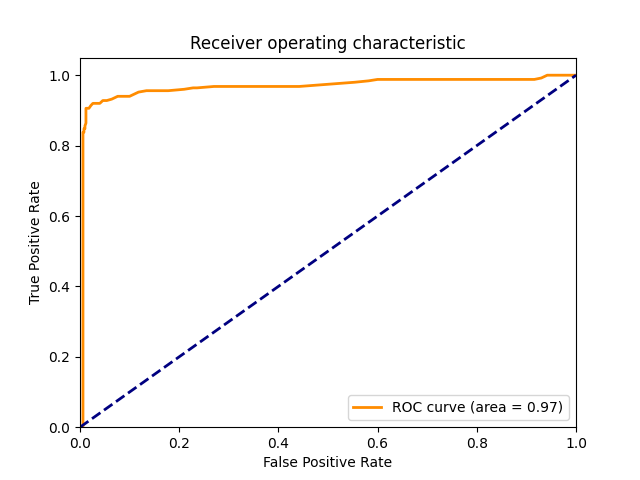
#> input picture code/model/my_roc_test.png, 640 x 480 px
$ python -i ImageProcessing.py   (imports and definitions only)
#> lines starting #> are read from the running program, lines starting #| are printed output that depends on the picture
import cv2  # opencv库
import cv2
import os


def RemoveBlackEdge(imgpath):
    image = cv2.imread(imgpath)

    b = cv2.threshold(image, 15, 255, cv2.THRESH_BINARY)  # 调整裁剪效果
    binary_image = b[1]  # 二值图--具有三通道
    binary_image = cv2.cvtColor(binary_image, cv2.COLOR_BGR2GRAY)

    row = binary_image.shape[0]  # row指行，第几行，也就是height
    # print("高度x=",x)
    column = binary_image.shape[1]  # column指列，第几列，也就是width
    # print("宽度y=",y)
    edges_row = []
    edges_column = []

    for i in range(row):  # 逐个判断
        for j in range(column):

            if binary_image[i][j] == 255:  # 255表示白色
                # print("横坐标",i)
                # print("纵坐标",j)
                edges_row.append(i)
                edges_column.append(j)

    bottom = min(edges_row)  # 底部
    # print(bottom)
    top = max(edges_row)  # 顶部
    # print(top)

    left = min(edges_column)
    # print(left)         #左边界
    right = max(edges_column)
    # print(right)                #右边界

    pre2_picture = image[bottom:top, left:right]
    return pre2_picture


def imageprocess(imgpath):
#> called with imgpath = '../model/my_roc_test.png'
    image = cv2.imread(imgpath)
#> image is the input picture: shape (480, 640, 3); mean B, G, R 248.4, 249, 249.9

    b = cv2.threshold(image, 15, 255, cv2.THRESH_BINARY)  # 调整裁剪效果
    binary_image = b[1]  # 二值图--具有三通道
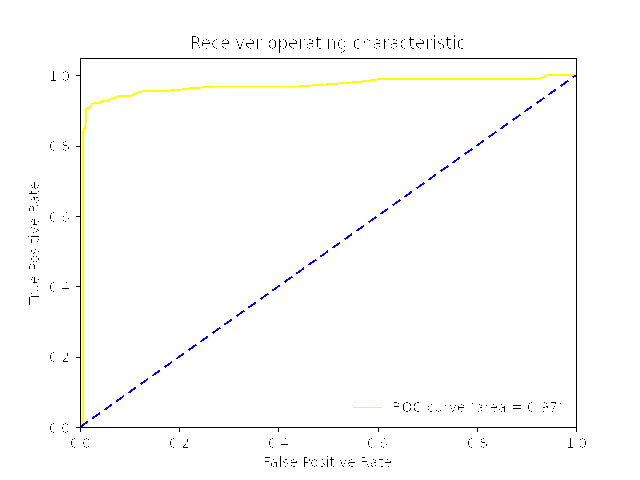
#> binary_image: shape (480, 640, 3); mean of channels 0, 1, 2 251.4, 252.1, 252.1; drawn as B, G, R
    binary_image = cv2.cvtColor(binary_image, cv2.COLOR_BGR2GRAY)
#> binary_image: shape (480, 640)


    row = binary_image.shape[0]  # row指行，第几行，也就是height
#> row = 480
    # print("高度x=",x)
    column = binary_image.shape[1]  # column指列，第几列，也就是width
#> column = 640
    # print("宽度y=",y)
    edges_row = []
    edges_column = []

    for i in range(row):  # 逐个判断
        for j in range(column):

            if binary_image[i][j] == 255:  # 255表示白色
                # print("横坐标",i)
                # print("纵坐标",j)
                edges_row.append(i)
                edges_column.append(j)
    # print(edges_x)
    # print(edges_y)
    bottom = min(edges_row)  # 底部
#> bottom = 0
    # print(bottom)
    top = max(edges_row)  # 顶部
#> top = 479
    # print(top)

    left = min(edges_column)
#> left = 0
    # print(left)         #左边界
    right = max(edges_column)
#> right = 639
    # print(right)                #右边界

    pre2_picture = image[bottom:top, left:right]
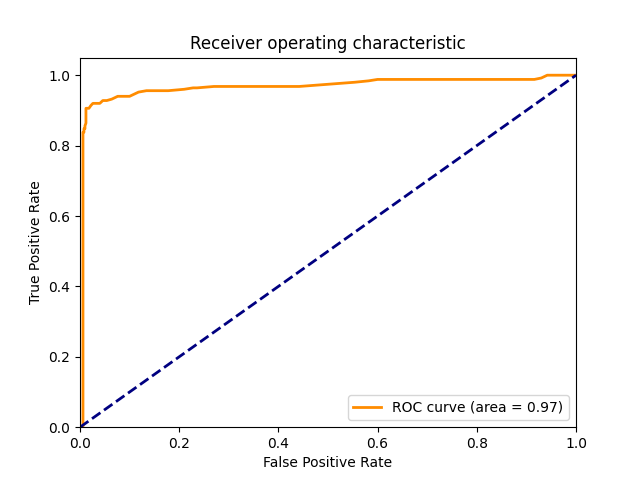
#> pre2_picture: shape (479, 639, 3); mean B, G, R 248.4, 249, 249.9

    # 双边滤波
    img = cv2.bilateralFilter(pre2_picture, 9, 75, 75)
    # img = cv2.GaussianBlur(img, (5, 5), 0)
    # 均值滤波
    img = cv2.blur(img, (5, 5))
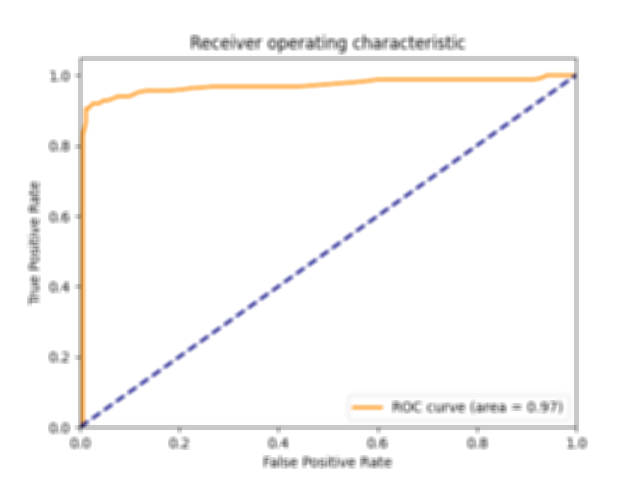
#> img: shape (479, 639, 3); mean B, G, R 248.5, 249.1, 249.9
    # 非局部均值
    res_img = cv2.fastNlMeansDenoisingColored(img, None, 10, 10, 3, 21)

    return res_img

>>> result = imageprocess('../model/my_roc_test.png')
